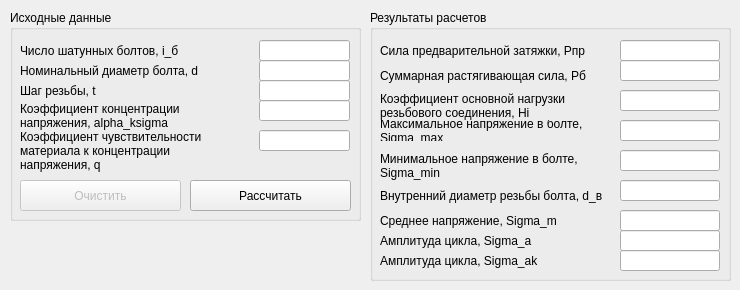
      <widget class="QWidget" name="tab_14">
       <attribute name="title">
        <string>Болты</string>
       </attribute>
       <widget class="QGroupBox" name="groupBox_28">
        <property name="geometry">
         <rect>
          <x>10</x>
          <y>10</y>
          <width>351</width>
          <height>211</height>
         </rect>
        </property>
        <property name="title">
         <string>Исходные данные</string>
        </property>
        <widget class="QPushButton" name="_btn_CalcGroup_5">
         <property name="geometry">
          <rect>
           <x>180</x>
           <y>170</y>
           <width>161</width>
           <height>31</height>
          </rect>
         </property>
         <property name="text">
          <string>Рассчитать</string>
         </property>
        </widget>
        <widget class="QPushButton" name="pushButton_11">
         <property name="enabled">
          <bool>false</bool>
         </property>
         <property name="geometry">
          <rect>
           <x>10</x>
           <y>170</y>
           <width>161</width>
           <height>31</height>
          </rect>
         </property>
         <property name="text">
          <string>Очистить</string>
         </property>
        </widget>
        <widget class="QLabel" name="label_161">
         <property name="geometry">
          <rect>
           <x>10</x>
           <y>30</y>
           <width>241</width>
           <height>21</height>
          </rect>
         </property>
         <property name="text">
          <string>Число шатунных болтов, i_б</string>
         </property>
         <property name="scaledContents">
          <bool>false</bool>
         </property>
         <property name="wordWrap">
          <bool>true</bool>
         </property>
        </widget>
        <widget class="QLineEdit" name="param_Group5_ib">
         <property name="geometry">
          <rect>
           <x>249</x>
           <y>30</y>
           <width>91</width>
           <height>21</height>
          </rect>
         </property>
         <property name="maximumSize">
          <size>
           <width>100</width>
           <height>16777215</height>
          </size>
         </property>
         <property name="text">
          <string/>
         </property>
        </widget>
        <widget class="QLabel" name="label_162">
         <property name="geometry">
          <rect>
           <x>10</x>
           <y>50</y>
           <width>221</width>
           <height>21</height>
          </rect>
         </property>
         <property name="text">
          <string>Номинальный диаметр болта, d</string>
         </property>
         <property name="scaledContents">
          <bool>false</bool>
         </property>
         <property name="alignment">
          <set>Qt::AlignLeading|Qt::AlignLeft|Qt::AlignVCenter</set>
         </property>
         <property name="wordWrap">
          <bool>true</bool>
         </property>
        </widget>
        <widget class="QLineEdit" name="param_Group5_d">
         <property name="geometry">
          <rect>
           <x>249</x>
           <y>50</y>
           <width>91</width>
           <height>21</height>
          </rect>
         </property>
         <property name="maximumSize">
          <size>
           <width>100</width>
           <height>16777215</height>
          </size>
         </property>
         <property name="text">
          <string/>
         </property>
        </widget>
        <widget class="QLabel" name="label_163">
         <property name="geometry">
          <rect>
           <x>10</x>
           <y>70</y>
           <width>221</width>
           <height>21</height>
          </rect>
         </property>
         <property name="text">
          <string>Шаг резьбы, t</string>
         </property>
         <property name="scaledContents">
          <bool>false</bool>
         </property>
         <property name="wordWrap">
          <bool>true</bool>
         </property>
        </widget>
        <widget class="QLineEdit" name="param_Group5_t">
         <property name="geometry">
          <rect>
           <x>249</x>
           <y>70</y>
           <width>91</width>
           <height>21</height>
          </rect>
         </property>
         <property name="maximumSize">
          <size>
           <width>100</width>
           <height>16777215</height>
          </size>
         </property>
         <property name="text">
          <string/>
         </property>
        </widget>
        <widget class="QLabel" name="label_180">
         <property name="geometry">
          <rect>
           <x>10</x>
           <y>90</y>
           <width>221</width>
           <height>31</height>
          </rect>
         </property>
         <property name="text">
          <string>Коэффициент концентрации напряжения, alpha_ksigma</string>
         </property>
         <property name="scaledContents">
          <bool>false</bool>
         </property>
         <property name="alignment">
          <set>Qt::AlignLeading|Qt::AlignLeft|Qt::AlignVCenter</set>
         </property>
         <property name="wordWrap">
          <bool>true</bool>
         </property>
        </widget>
        <widget class="QLineEdit" name="param_Group5_alpha_ksigma">
         <property name="geometry">
          <rect>
           <x>249</x>
           <y>90</y>
           <width>91</width>
           <height>21</height>
          </rect>
         </property>
         <property name="maximumSize">
          <size>
           <width>100</width>
           <height>16777215</height>
          </size>
         </property>
         <property name="text">
          <string/>
         </property>
        </widget>
        <widget class="QLineEdit" name="param_Group5_q">
         <property name="geometry">
          <rect>
           <x>249</x>
           <y>120</y>
           <width>91</width>
           <height>21</height>
          </rect>
         </property>
         <property name="maximumSize">
          <size>
           <width>100</width>
           <height>16777215</height>
          </size>
         </property>
         <property name="text">
          <string/>
         </property>
        </widget>
        <widget class="QLabel" name="label_181">
         <property name="geometry">
          <rect>
           <x>10</x>
           <y>120</y>
           <width>221</width>
           <height>51</height>
          </rect>
         </property>
         <property name="text">
          <string>Коэффициент чувствительности материала к концентрации напряжения, q</string>
         </property>
         <property name="scaledContents">
          <bool>false</bool>
         </property>
         <property name="alignment">
          <set>Qt::AlignLeading|Qt::AlignLeft|Qt::AlignTop</set>
         </property>
         <property name="wordWrap">
          <bool>true</bool>
         </property>
        </widget>
       </widget>
       <widget class="QGroupBox" name="groupBox_29">
        <property name="geometry">
         <rect>
          <x>370</x>
          <y>10</y>
          <width>361</width>
          <height>271</height>
         </rect>
        </property>
        <property name="title">
         <string>Результаты расчетов</string>
        </property>
        <widget class="QLineEdit" name="param_Group5_Pb">
         <property name="geometry">
          <rect>
           <x>250</x>
           <y>50</y>
           <width>100</width>
           <height>21</height>
          </rect>
         </property>
         <property name="maximumSize">
          <size>
           <width>100</width>
           <height>16777215</height>
          </size>
         </property>
         <property name="text">
          <string/>
         </property>
         <property name="readOnly">
          <bool>true</bool>
         </property>
        </widget>
        <widget class="QLabel" name="label_136">
         <property name="geometry">
          <rect>
           <x>10</x>
           <y>30</y>
           <width>241</width>
           <height>21</height>
          </rect>
         </property>
         <property name="text">
          <string>Сила предварительной затяжки, Pпр</string>
         </property>
         <property name="scaledContents">
          <bool>false</bool>
         </property>
         <property name="wordWrap">
          <bool>true</bool>
         </property>
        </widget>
        <widget class="QLineEdit" name="param_Group5_Pnp">
         <property name="geometry">
          <rect>
           <x>250</x>
           <y>30</y>
           <width>100</width>
           <height>21</height>
          </rect>
         </property>
         <property name="maximumSize">
          <size>
           <width>100</width>
           <height>16777215</height>
          </size>
         </property>
         <property name="text">
          <string/>
         </property>
         <property name="readOnly">
          <bool>true</bool>
         </property>
        </widget>
        <widget class="QLineEdit" name="param_Group5_Hi">
         <property name="geometry">
          <rect>
           <x>250</x>
           <y>80</y>
           <width>100</width>
           <height>21</height>
          </rect>
         </property>
         <property name="maximumSize">
          <size>
           <width>100</width>
           <height>16777215</height>
          </size>
         </property>
         <property name="text">
          <string/>
         </property>
         <property name="readOnly">
          <bool>true</bool>
         </property>
        </widget>
        <widget class="QLabel" name="label_164">
         <property name="geometry">
          <rect>
           <x>10</x>
           <y>200</y>
           <width>231</width>
           <height>21</height>
          </rect>
         </property>
         <property name="text">
          <string>Среднее напряжение, Sigma_m</string>
         </property>
         <property name="scaledContents">
          <bool>false</bool>
         </property>
         <property name="wordWrap">
          <bool>true</bool>
         </property>
        </widget>
        <widget class="QLabel" name="label_165">
         <property name="geometry">
          <rect>
           <x>10</x>
           <y>240</y>
           <width>231</width>
           <height>21</height>
          </rect>
         </property>
         <property name="text">
          <string>Амплитуда цикла, Sigma_ak</string>
         </property>
         <property name="scaledContents">
          <bool>false</bool>
         </property>
         <property name="wordWrap">
          <bool>true</bool>
         </property>
        </widget>
        <widget class="QLabel" name="label_166">
         <property name="geometry">
          <rect>
           <x>10</x>
           <y>50</y>
           <width>221</width>
           <height>31</height>
          </rect>
         </property>
         <property name="text">
          <string>Суммарная растягивающая сила, Pб</string>
         </property>
         <property name="scaledContents">
          <bool>false</bool>
         </property>
         <property name="wordWrap">
          <bool>true</bool>
         </property>
        </widget>
        <widget class="QLabel" name="label_167">
         <property name="geometry">
          <rect>
           <x>10</x>
           <y>80</y>
           <width>221</width>
           <height>31</height>
          </rect>
         </property>
         <property name="text">
          <string>Коэффициент основной нагрузки резьбового соединения, Hi</string>
         </property>
         <property name="scaledContents">
          <bool>false</bool>
         </property>
         <property name="wordWrap">
          <bool>true</bool>
         </property>
        </widget>
        <widget class="QLabel" name="label_168">
         <property name="geometry">
          <rect>
           <x>10</x>
           <y>110</y>
           <width>221</width>
           <height>21</height>
          </rect>
         </property>
         <property name="text">
          <string>Максимальное напряжение в болте, Sigma_max</string>
         </property>
         <property name="scaledContents">
          <bool>false</bool>
         </property>
         <property name="alignment">
          <set>Qt::AlignLeading|Qt::AlignLeft|Qt::AlignVCenter</set>
         </property>
         <property name="wordWrap">
          <bool>true</bool>
         </property>
        </widget>
        <widget class="QLineEdit" name="param_Group5_SigmaMax">
         <property name="geometry">
          <rect>
           <x>250</x>
           <y>110</y>
           <width>100</width>
           <height>21</height>
          </rect>
         </property>
         <property name="maximumSize">
          <size>
           <width>100</width>
           <height>16777215</height>
          </size>
         </property>
         <property name="text">
          <string/>
         </property>
         <property name="readOnly">
          <bool>true</bool>
         </property>
        </widget>
        <widget class="QLabel" name="label_171">
         <property name="geometry">
          <rect>
           <x>10</x>
           <y>170</y>
           <width>231</width>
           <height>31</height>
          </rect>
         </property>
         <property name="text">
          <string>Внутренний диаметр резьбы болта, d_в</string>
         </property>
         <property name="scaledContents">
          <bool>false</bool>
         </property>
         <property name="wordWrap">
          <bool>true</bool>
         </property>
        </widget>
        <widget class="QLabel" name="label_169">
         <property name="geometry">
          <rect>
           <x>10</x>
           <y>140</y>
           <width>221</width>
           <height>31</height>
          </rect>
         </property>
         <property name="text">
          <string>Минимальное напряжение в болте, Sigma_min</string>
         </property>
         <property name="scaledContents">
          <bool>false</bool>
         </property>
         <property name="alignment">
          <set>Qt::AlignLeading|Qt::AlignLeft|Qt::AlignVCenter</set>
         </property>
         <property name="wordWrap">
          <bool>true</bool>
         </property>
        </widget>
        <widget class="QLabel" name="label_170">
         <property name="geometry">
          <rect>
           <x>10</x>
           <y>220</y>
           <width>231</width>
           <height>21</height>
          </rect>
         </property>
         <property name="text">
          <string>Амплитуда цикла, Sigma_a</string>
         </property>
         <property name="scaledContents">
          <bool>false</bool>
         </property>
         <property name="wordWrap">
          <bool>true</bool>
         </property>
        </widget>
        <widget class="QLineEdit" name="param_Group5_SigmaMin">
         <property name="geometry">
          <rect>
           <x>250</x>
           <y>140</y>
           <width>100</width>
           <height>21</height>
          </rect>
         </property>
         <property name="maximumSize">
          <size>
           <width>100</width>
           <height>16777215</height>
          </size>
         </property>
         <property name="text">
          <string/>
         </property>
         <property name="readOnly">
          <bool>true</bool>
         </property>
        </widget>
        <widget class="QLineEdit" name="param_Group5_dv">
         <property name="geometry">
          <rect>
           <x>250</x>
           <y>170</y>
           <width>100</width>
           <height>21</height>
          </rect>
         </property>
         <property name="maximumSize">
          <size>
           <width>100</width>
           <height>16777215</height>
          </size>
         </property>
         <property name="text">
          <string/>
         </property>
         <property name="readOnly">
          <bool>true</bool>
         </property>
        </widget>
        <widget class="QLineEdit" name="param_Group5_Sigmam">
         <property name="geometry">
          <rect>
           <x>250</x>
           <y>200</y>
           <width>100</width>
           <height>21</height>
          </rect>
         </property>
         <property name="maximumSize">
          <size>
           <width>100</width>
           <height>16777215</height>
          </size>
         </property>
         <property name="text">
          <string/>
         </property>
         <property name="readOnly">
          <bool>true</bool>
         </property>
        </widget>
        <widget class="QLineEdit" name="param_Group5_Sigmaa">
         <property name="geometry">
          <rect>
           <x>250</x>
           <y>220</y>
           <width>100</width>
           <height>21</height>
          </rect>
         </property>
         <property name="maximumSize">
          <size>
           <width>100</width>
           <height>16777215</height>
          </size>
         </property>
         <property name="text">
          <string/>
         </property>
         <property name="readOnly">
          <bool>true</bool>
         </property>
        </widget>
        <widget class="QLineEdit" name="param_Group5_Sigmaak">
         <property name="geometry">
          <rect>
           <x>250</x>
           <y>240</y>
           <width>100</width>
           <height>21</height>
          </rect>
         </property>
         <property name="maximumSize">
          <size>
           <width>100</width>
           <height>16777215</height>
          </size>
         </property>
         <property name="text">
          <string/>
         </property>
         <property name="readOnly">
          <bool>true</bool>
         </property>
        </widget>
       </widget>
      </widget>
